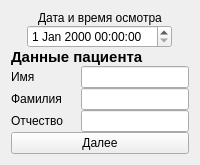
                   <widget class="QWidget" name="report">
                    <layout class="QVBoxLayout" name="verticalLayout_8">
                     <item>
                      <widget class="QWidget" name="header_report" native="true">
                       <layout class="QVBoxLayout" name="verticalLayout_9">
                        <property name="spacing">
                         <number>0</number>
                        </property>
                        <property name="leftMargin">
                         <number>0</number>
                        </property>
                        <property name="topMargin">
                         <number>0</number>
                        </property>
                        <property name="rightMargin">
                         <number>0</number>
                        </property>
                        <property name="bottomMargin">
                         <number>0</number>
                        </property>
                        <item>
                         <widget class="QWidget" name="date_container" native="true">
                          <property name="styleSheet">
                           <string notr="true"/>
                          </property>
                          <layout class="QVBoxLayout" name="verticalLayout_10">
                           <property name="spacing">
                            <number>0</number>
                           </property>
                           <property name="leftMargin">
                            <number>0</number>
                           </property>
                           <property name="topMargin">
                            <number>0</number>
                           </property>
                           <property name="rightMargin">
                            <number>0</number>
                           </property>
                           <property name="bottomMargin">
                            <number>0</number>
                           </property>
                           <item>
                            <widget class="QWidget" name="check_time" native="true">
                             <layout class="QVBoxLayout" name="verticalLayout_11">
                              <property name="spacing">
                               <number>0</number>
                              </property>
                              <property name="leftMargin">
                               <number>0</number>
                              </property>
                              <property name="topMargin">
                               <number>0</number>
                              </property>
                              <property name="rightMargin">
                               <number>0</number>
                              </property>
                              <property name="bottomMargin">
                               <number>0</number>
                              </property>
                              <item alignment="Qt::AlignHCenter|Qt::AlignTop">
                               <widget class="QLabel" name="date_label">
                                <property name="sizePolicy">
                                 <sizepolicy hsizetype="Preferred" vsizetype="Preferred">
                                  <horstretch>0</horstretch>
                                  <verstretch>0</verstretch>
                                 </sizepolicy>
                                </property>
                                <property name="text">
                                 <string>Дата и время осмотра</string>
                                </property>
                               </widget>
                              </item>
                              <item alignment="Qt::AlignHCenter">
                               <widget class="QDateTimeEdit" name="dateEdit">
                                <property name="sizePolicy">
                                 <sizepolicy hsizetype="Preferred" vsizetype="Maximum">
                                  <horstretch>0</horstretch>
                                  <verstretch>0</verstretch>
                                 </sizepolicy>
                                </property>
                                <property name="maximumSize">
                                 <size>
                                  <width>16777139</width>
                                  <height>30</height>
                                 </size>
                                </property>
                                <property name="dateTime">
                                 <datetime>
                                  <hour>0</hour>
                                  <minute>0</minute>
                                  <second>0</second>
                                  <year>2000</year>
                                  <month>1</month>
                                  <day>1</day>
                                 </datetime>
                                </property>
                                <property name="date">
                                 <date>
                                  <year>2000</year>
                                  <month>1</month>
                                  <day>1</day>
                                 </date>
                                </property>
                                <property name="currentSection">
                                 <enum>QDateTimeEdit::HourSection</enum>
                                </property>
                               </widget>
                              </item>
                             </layout>
                            </widget>
                           </item>
                           <item>
                            <widget class="QWidget" name="pat_container" native="true">
                             <layout class="QVBoxLayout" name="verticalLayout_12">
                              <property name="spacing">
                               <number>0</number>
                              </property>
                              <property name="leftMargin">
                               <number>0</number>
                              </property>
                              <property name="topMargin">
                               <number>0</number>
                              </property>
                              <property name="rightMargin">
                               <number>0</number>
                              </property>
                              <property name="bottomMargin">
                               <number>0</number>
                              </property>
                              <item>
                               <widget class="QLabel" name="label_5">
                                <property name="styleSheet">
                                 <string notr="true">*{
font: 15px;
font-weight: 900;
}</string>
                                </property>
                                <property name="text">
                                 <string>Данные пациента</string>
                                </property>
                               </widget>
                              </item>
                              <item>
                               <widget class="QWidget" name="name" native="true">
                                <layout class="QHBoxLayout" name="horizontalLayout_7">
                                 <property name="spacing">
                                  <number>0</number>
                                 </property>
                                 <property name="leftMargin">
                                  <number>0</number>
                                 </property>
                                 <property name="topMargin">
                                  <number>0</number>
                                 </property>
                                 <property name="rightMargin">
                                  <number>0</number>
                                 </property>
                                 <property name="bottomMargin">
                                  <number>0</number>
                                 </property>
                                 <item>
                                  <widget class="QLabel" name="label">
                                   <property name="sizePolicy">
                                    <sizepolicy hsizetype="Maximum" vsizetype="Preferred">
                                     <horstretch>0</horstretch>
                                     <verstretch>0</verstretch>
                                    </sizepolicy>
                                   </property>
                                   <property name="maximumSize">
                                    <size>
                                     <width>100</width>
                                     <height>16777215</height>
                                    </size>
                                   </property>
                                   <property name="text">
                                    <string>Имя</string>
                                   </property>
                                  </widget>
                                 </item>
                                 <item>
                                  <widget class="QLineEdit" name="nameEdit">
                                   <property name="sizePolicy">
                                    <sizepolicy hsizetype="Preferred" vsizetype="Maximum">
                                     <horstretch>0</horstretch>
                                     <verstretch>0</verstretch>
                                    </sizepolicy>
                                   </property>
                                   <property name="maximumSize">
                                    <size>
                                     <width>16777215</width>
                                     <height>30</height>
                                    </size>
                                   </property>
                                  </widget>
                                 </item>
                                </layout>
                               </widget>
                              </item>
                              <item>
                               <widget class="QWidget" name="second_name" native="true">
                                <layout class="QHBoxLayout" name="horizontalLayout_8">
                                 <property name="spacing">
                                  <number>0</number>
                                 </property>
                                 <property name="leftMargin">
                                  <number>0</number>
                                 </property>
                                 <property name="topMargin">
                                  <number>0</number>
                                 </property>
                                 <property name="rightMargin">
                                  <number>0</number>
                                 </property>
                                 <property name="bottomMargin">
                                  <number>0</number>
                                 </property>
                                 <item>
                                  <widget class="QLabel" name="label_4">
                                   <property name="sizePolicy">
                                    <sizepolicy hsizetype="Maximum" vsizetype="Preferred">
                                     <horstretch>0</horstretch>
                                     <verstretch>0</verstretch>
                                    </sizepolicy>
                                   </property>
                                   <property name="maximumSize">
                                    <size>
                                     <width>100</width>
                                     <height>16777215</height>
                                    </size>
                                   </property>
                                   <property name="text">
                                    <string>Фамилия</string>
                                   </property>
                                  </widget>
                                 </item>
                                 <item>
                                  <widget class="QLineEdit" name="snameEdit">
                                   <property name="sizePolicy">
                                    <sizepolicy hsizetype="Preferred" vsizetype="Maximum">
                                     <horstretch>0</horstretch>
                                     <verstretch>0</verstretch>
                                    </sizepolicy>
                                   </property>
                                   <property name="maximumSize">
                                    <size>
                                     <width>16777215</width>
                                     <height>30</height>
                                    </size>
                                   </property>
                                  </widget>
                                 </item>
                                </layout>
                               </widget>
                              </item>
                              <item>
                               <widget class="QWidget" name="middle_name" native="true">
                                <layout class="QHBoxLayout" name="horizontalLayout_9">
                                 <property name="spacing">
                                  <number>0</number>
                                 </property>
                                 <property name="leftMargin">
                                  <number>0</number>
                                 </property>
                                 <property name="topMargin">
                                  <number>0</number>
                                 </property>
                                 <property name="rightMargin">
                                  <number>0</number>
                                 </property>
                                 <property name="bottomMargin">
                                  <number>0</number>
                                 </property>
                                 <item>
                                  <widget class="QLabel" name="label_3">
                                   <property name="sizePolicy">
                                    <sizepolicy hsizetype="Maximum" vsizetype="Preferred">
                                     <horstretch>0</horstretch>
                                     <verstretch>0</verstretch>
                                    </sizepolicy>
                                   </property>
                                   <property name="maximumSize">
                                    <size>
                                     <width>100</width>
                                     <height>16777215</height>
                                    </size>
                                   </property>
                                   <property name="text">
                                    <string>Отчество</string>
                                   </property>
                                  </widget>
                                 </item>
                                 <item>
                                  <widget class="QLineEdit" name="mnameEdit">
                                   <property name="sizePolicy">
                                    <sizepolicy hsizetype="Preferred" vsizetype="Maximum">
                                     <horstretch>0</horstretch>
                                     <verstretch>0</verstretch>
                                    </sizepolicy>
                                   </property>
                                   <property name="maximumSize">
                                    <size>
                                     <width>16777215</width>
                                     <height>30</height>
                                    </size>
                                   </property>
                                  </widget>
                                 </item>
                                </layout>
                               </widget>
                              </item>
                             </layout>
                            </widget>
                           </item>
                           <item>
                            <widget class="QWidget" name="widget_6" native="true">
                             <property name="sizePolicy">
                              <sizepolicy hsizetype="Preferred" vsizetype="Maximum">
                               <horstretch>0</horstretch>
                               <verstretch>0</verstretch>
                              </sizepolicy>
                             </property>
                             <property name="maximumSize">
                              <size>
                               <width>16777215</width>
                               <height>50</height>
                              </size>
                             </property>
                             <layout class="QHBoxLayout" name="horizontalLayout_6">
                              <property name="spacing">
                               <number>0</number>
                              </property>
                              <property name="leftMargin">
                               <number>0</number>
                              </property>
                              <property name="topMargin">
                               <number>0</number>
                              </property>
                              <property name="rightMargin">
                               <number>0</number>
                              </property>
                              <property name="bottomMargin">
                               <number>0</number>
                              </property>
                              <item>
                               <widget class="QPushButton" name="pushButton_4">
                                <property name="sizePolicy">
                                 <sizepolicy hsizetype="Preferred" vsizetype="Preferred">
                                  <horstretch>0</horstretch>
                                  <verstretch>0</verstretch>
                                 </sizepolicy>
                                </property>
                                <property name="text">
                                 <string>Далее</string>
                                </property>
                               </widget>
                              </item>
                             </layout>
                            </widget>
                           </item>
                          </layout>
                         </widget>
                        </item>
                       </layout>
                      </widget>
                     </item>
                    </layout>
                   </widget>
